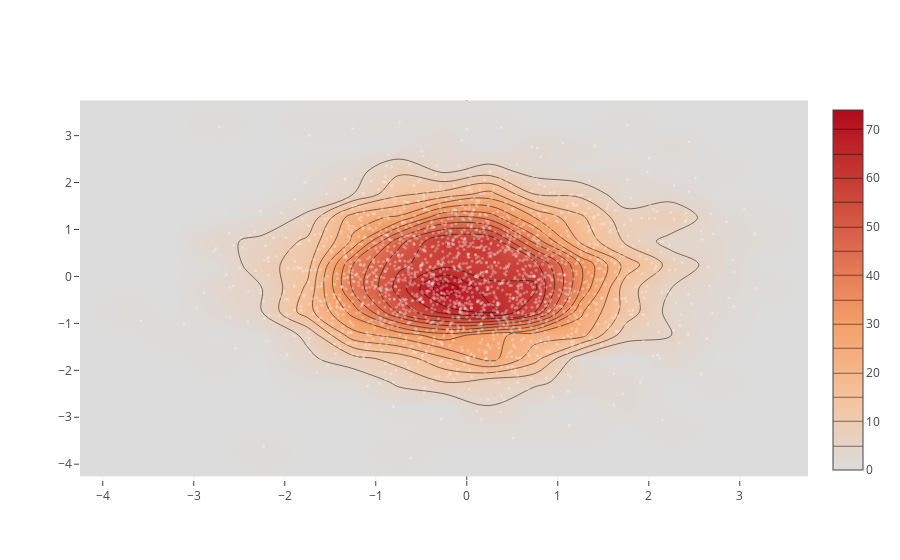

Here is the notebook cell this chart was saved with:
### Code cell
import plotly.graph_objs as go

import numpy as np

x = np.random.randn(2000)
y = np.random.randn(2000)
iplot([go.Histogram2dContour(x=x, y=y, contours=dict(coloring='heatmap')),
       go.Scatter(x=x, y=y, mode='markers', marker=dict(color='white', size=3, opacity=0.3))], show_link=False)

### Figure 1 — Plotly figure (JSON) as saved in the notebook; plotly's stock layout.template omitted (floating-point values rounded to 4 significant figures; data arrays with more than 128 entries replaced by an {"elided": "..."} marker saying what was removed)
{"data": [{"contours": {"coloring": "heatmap"}, "type": "histogram2dcontour", "uid": "7affafe4-a841-11e8-8a89-b4ae2bdc5454", "x": {"elided": "2000 float values"}, "y": {"elided": "2000 float values"}}, {"marker": {"color": "white", "opacity": 0.3, "size": 3}, "mode": "markers", "type": "scatter", "uid": "7affafe5-a841-11e8-bc35-b4ae2bdc5454", "x": {"elided": "2000 float values"}, "y": {"elided": "2000 float values"}}], "layout": {}}
